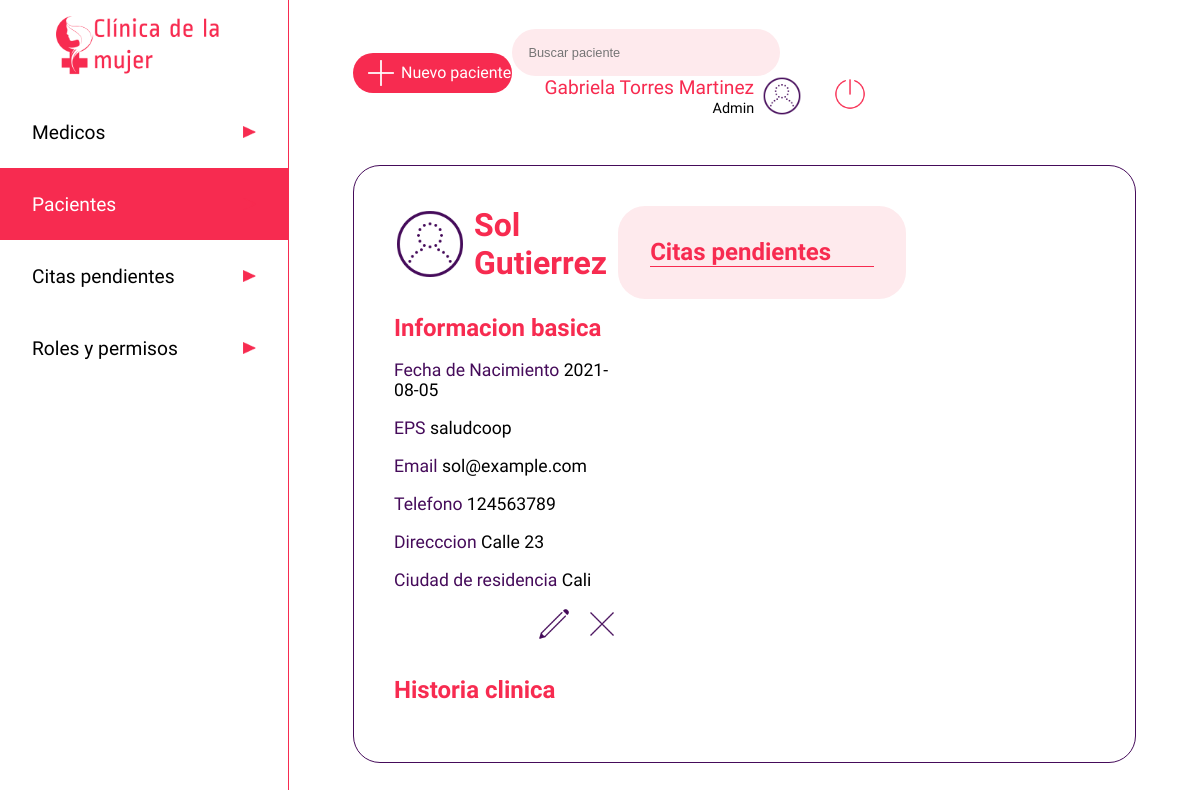
Page /paciente/741258963 (signed in) on the earlier database version.
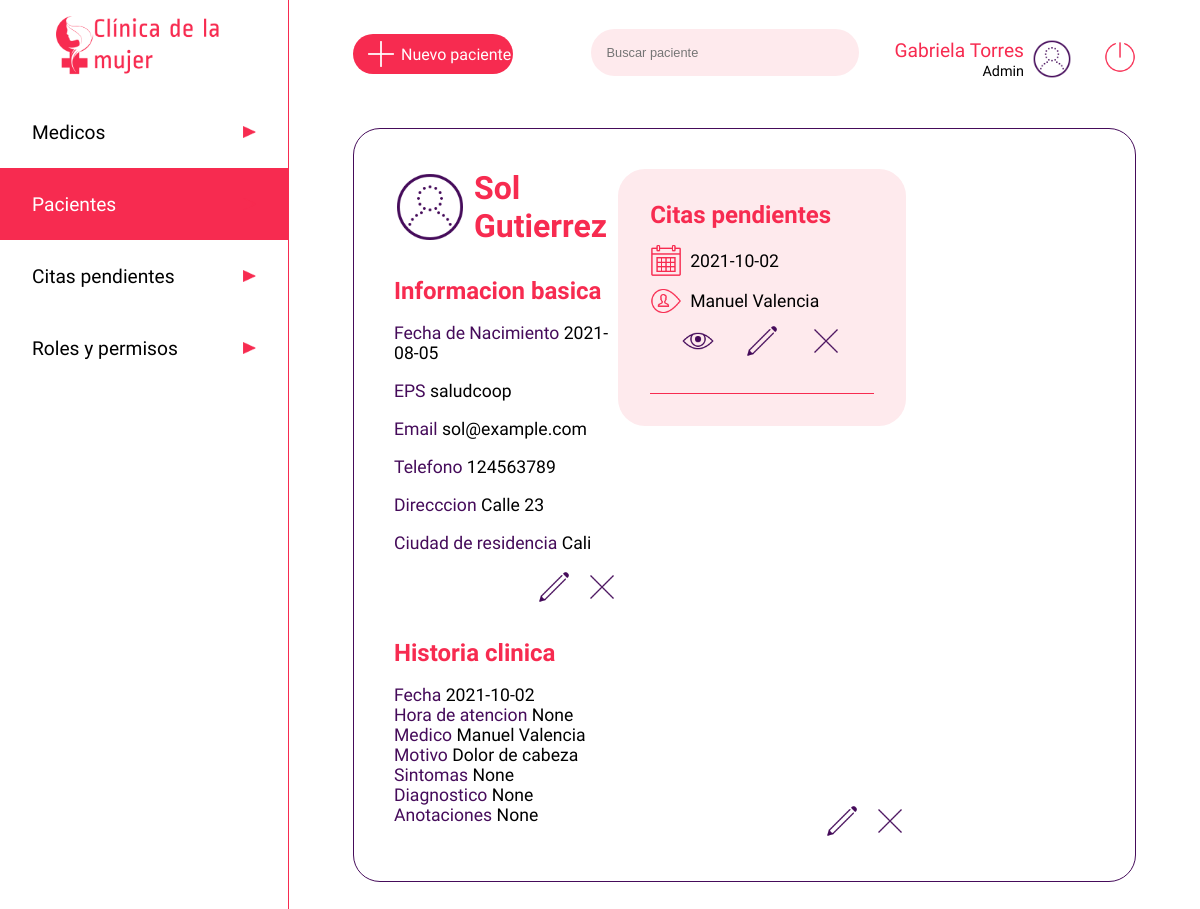
Same page on the later database version.
### app.py (models this page shows, shortened)
class users(db.Model):
    __tablename__ = 'users'
    cedula = db.Column(db.Integer, primary_key=True)
    nombre=db.Column(db.String)
    apellido=db.Column(db.String)
    nacimiento=db.Column(db.String)
    eps=db.Column(db.String)
    email=db.Column(db.String, unique=True)
    telefono=db.Column(db.Integer)
    dir=db.Column(db.String)
    ciudad=db.Column(db.String)
    password=db.Column(db.String)
    rol =db.Column(db.String)
    especialidad = db.Column(db.String)
    estado = db.Column(db.Boolean)

class citas(db.Model):
    __tablename__ = 'citas'
    cita_id=db.Column(db.Integer, primary_key=True)
    medico_id = db.Column(db.Integer, nullable=False)
    paciente_id = db.Column(db.Integer, nullable=False)
    fecha = db.Column(db.String)
    motivo = db.Column(db.String(500))
    estado = db.Column(db.Boolean)
    hora_atencion = db.Column(db.String)
    sintomas = db.Column(db.String)
    diagnostico = db.Column(db.String)
    anotaciones = db.Column(db.String)
    calificacion = db.Column(db.Integer)
    calificacion_obs = db.Column(db.String)

### app.py (the view)
@app.route('/paciente/<user>', methods=['GET'])
def view_paciente(user):
    if 'usuarioIngresado' in session:
        paciente = users.query.filter_by(cedula=user).first()
        usuario = users.query.filter_by(cedula=int(session['usuarioIngresado'])).first()
        medicos = users.query.filter_by(rol='medico')
        citass = citas.query.filter_by(paciente_id=user).all()
        return render('userpaciente.html', data=paciente, row=usuario, listamedicos=medicos,  cita=citass)
    else:
        return render('acceso-denegado.html')

### templates/userpaciente.html (shortened to what this page needs)
<!DOCTYPE html>
<html lang="es">
<head>
    <link rel="stylesheet" type="text/css" href="{{ url_for('static', filename='css/users.css')}}">
</head>
<body>
    <header class="header">
        <a href="/dashboard" type="button" class="btn"><img src="{{ url_for('static', filename='images/iconoclinica.png')}}" class="logo" alt="Clinica de la mujer"></a>
        <nav>
            <ul class="menu">
                <li class="menuitems"><a href="/medico" class="menulink"><span>Medicos</span><img src="{{ url_for('static', filename='images/triangulo.png')}}"  class="flecha" alt=""></a></li>
                <li class="menuitems"><a href="/paciente" class="menuselect"><span>Pacientes</span><img src="{{ url_for('static', filename='images/triangulo.png')}}"  class="flecha" alt=""></a></li>
                <li class="menuitems"><a href="/listado-citas" class="menulink"><span>Citas pendientes</span><img src="{{ url_for('static', filename='images/triangulo.png')}}"  class="flecha" alt=""></a></li>
                <li class="menuitems"><a href="/roles" class="menulink"><span>Roles y permisos</span><img src="{{ url_for('static', filename='images/triangulo.png')}}"  class="flecha" alt=""></a></li>
            </ul>
        </nav>
    </header>
    <main class="main">
        <div class="searchuser">
            <a href="/registro" class="newuser"><img src="{{ url_for('static', filename='images/plus_math_100px.png')}}" class="profile" alt="+"><span>Nuevo paciente</span></a>
            <div>
                <input type="search" class="search" placeholder="Buscar paciente">
                <div class="perfil">
                    <div>
                        <span class="nameuser">{{ row ['nombre'] }} {{ row ['apellido'] }}</span><br>
                        <span class="roluser">Admin</span>
                    </div>
                    <img src="{{ url_for('static', filename='images/test_account_100px.png')}}" class="profile" alt="">
                    <a href="/logout" type="button" class="btn"><img src="{{ url_for('static', filename='images/off.png')}}" class="logout" alt="Cerrar sesion"></a>
                </div>
            </div>
        </div>
        <div class="cuerpo">
            <div class="pacienteperfil">
                <div class="perfilcitas">
                    <div class="contenedorperfil">
                        <div class="userperf">
                            <img src="{{ url_for('static', filename='images/test_account_100px.png')}}" class="userper" alt="">
                            <h1 class="username">{{data.nombre}} {{data.apellido}}</h1>
                        </div>
                        <div class="userinfo">
                            <h2 class="infotitle">Informacion basica</h2><br>
                            <span style="color:#450B5A">Fecha de Nacimiento </span><span style="color:#000000">{{data.nacimiento}}</span> <br><br>
                            <span style="color:#450B5A">EPS </span><span style="color:#000000">{{data.eps}}</span> <br><br>
                            <span style="color:#450B5A">Email </span><span style="color:#000000">{{data.email}}</span><br><br>
                            <span style="color:#450B5A">Telefono </span><span style="color:#000000">{{data.telefono}}</span> <br><br>
                            <span style="color:#450B5A">Direcccion </span><span style="color:#000000">{{data.dir}}</span> <br><br>
                            <span style="color:#450B5A">Ciudad de residencia </span><span style="color:#000000">{{data.ciudad}}</span> <br><br>
                            <div class="contenedordbtn">
                                <a href="/paciente/{{data.cedula}}/editar"><img src="{{ url_for('static', filename='images/edit_100px.png')}}" class="btned" alt=""></a>
                                <a href="/paciente/{{data.cedula}}/editar"><img src="{{ url_for('static', filename='images/delete_100px.png')}}" class="btned" alt=""></a>
                            </div>
                        </div>
                    </div>
                    <div class="contenedorcitas">
                        <h2 class="infotitle">Citas pendientes</h1>
                            {% for c in cita %}
                            <div class="infocita">
                                <div class="diahora">
                                    <img src="{{ url_for('static', filename='images/calendar_100px.png')}}" class="calendarwatch" alt=""><span>{{ c.fecha }}</span>
                                </div>
                                <div class="diahora">
                                    <img src="{{ url_for('static', filename='images/username_100px.png')}}" class="calendarwatch" alt="">
                                    {% for l in listamedicos %}
                                        {% if c.medico_id == l.cedula %}
                                            <span>{{l.nombre}} {{l.apellido}}</span>
                                        {% endif %}
                                    {% endfor %}
                                </div>
                                <div class="contenedortbtn">
                                    <a href="/listado-citas/{{ c.cita_id }}"><img src="{{ url_for('static', filename='images/eye_100px.png')}}" class="btned" alt=""></a>
                                    <a href="/listado-citas/{{ c.cita_id }}/editar"><img src="{{ url_for('static', filename='images/edit_100px.png')}}" class="btned" alt=""></a>
                                    <a href="/listado-citas/{{ c.cita_id }}/eliminar"><img src="{{ url_for('static', filename='images/delete_100px.png')}}" class="btned" alt=""></a>
                                </div>
                            </div>
                            {% endfor %}
                        <hr color="#F72B50" size="0.5rem">
                    </div>
                </div>
                <div class="userhistoria">
                    <h2 class="infotitle">Historia clinica</h2><br>
                    {% for c in cita %}
                    {% if c.estado == 1%}
                    <div class="detallehistoria">
                        <span style="color:#450B5A">Fecha </span><span>{{c.fecha}}</span> <br>
                        <span style="color:#450B5A">Hora de atencion </span><span>{{c.hora_atencion}}</span> <br>
                        <span style="color:#450B5A">Medico </span>
                        <span>
                            {% for l in listamedicos %}
                            {% if c.medico_id == l.cedula %}
                                <span>{{l.nombre}} {{l.apellido}}</span>
                            {% endif %}
                            {% endfor %}
                        </span> <br>
                        <span style="color:#450B5A">Motivo </span><span>{{c.motivo}}</span> <br>
                        <span style="color:#450B5A">Sintomas </span><span>{{c.sintomas}}</span> <br>
                        <span style="color:#450B5A">Diagnostico </span><span>{{c.diagnostico}}</span> <br>
                        <span style="color:#450B5A">Anotaciones </span><span>{{c.anotaciones}}</span>
                        <div class="contenedordbtn">
                            <a href="/historia-clinica/paciente/editar"><img src="{{ url_for('static', filename='images/edit_100px.png')}}" class="btned" alt=""></a>
                            <a href="/historia-clinica/paciente/eliminar"><img src="{{ url_for('static', filename='images/delete_100px.png')}}" class="btned" alt=""></a>
                        </div>
                    </div>
                    {% endif %}
                    {% endfor %}
                </div>
            </div>
    </main>
</body>
</html>

### static/css/users.css (style rules this page uses)
* { padding: 0; margin: 0; }
.btned { width: 2rem; }
body { display: flex; }
.calendarwatch { height: 2rem; }
.contenedordbtn { display: flex; justify-content: space-between; width: 5rem; float: right; }
.contenedortbtn { display: flex; justify-content: space-between; width: 10rem; margin: auto; padding-bottom: 1rem; }
.contenedorperfil { width: 45%; }
.logout { height: 2rem; margin-left: 2rem; }
.contenedorcitas { height: 100%; width: 45%; background-color: #FEEAED; border-radius: 1.6875rem; padding: 2rem; }
.cuerpo { display: flex; margin-top: 3rem; border: 0.1rem solid #450B5A; border-radius: 1.6875rem; padding: 2.5rem; justify-content: space-between; align-items: center; }
.diahora { margin-top: 0.5rem; margin-bottom: 0.5rem; width: 100%; display: flex; align-items: center; }
.detallehistoria span { font-family: 'Average Sans', sans-serif; font-size: 1.1rem; }
.diahora span { margin-left: 0.5rem; }
.flecha { width: 0.8rem; height: 0.8rem; }
.perfil { display: inline-flex; align-items: center; text-align: right; margin-left: 2rem; justify-content: flex-end; }
.header { margin:0; display: inline-block; width: 18rem; height: 100vh; justify-content: center; }
.infocita { font-family: 'Average Sans', sans-serif; font-size: 1.1rem; margin-top: 1rem; margin-bottom: 1rem; justify-content: center; }
.infotitle { font-size: 1.5rem; font-family: 'Ropa Sans', sans-serif; color: #F72B50; }
.logo { display: block; height: 4rem; margin: auto; padding: 1rem; }
.main { width: calc(100% - 18rem); padding: 1.8rem 4rem; border-left: 0.1rem solid #F72B50; }
.menu { font-family: 'Average Sans', sans-serif; list-style: none; color: black; }
.menulink { display: inline-flex; font-size: 1.2rem; width: 14rem; height: 1.5rem; padding: 1.5rem 2rem; text-decoration: none; color: black; background-color: white; justify-content: space-between; align-items: center; margin: 0; }
.menuselect { display: inline-flex; font-size: 1.2rem; width: 14rem; height: 1.5rem; padding: 1.5rem 2rem; text-decoration: none; color: black; background-color: #F72B50; color: white; justify-content: space-between; align-items: center; margin: 0; }
.nameuser { font-family: 'Ropa Sans', sans-serif; font-size: 1.2rem; color: #F72B50; }
.newuser { display: flex; width: 10rem; background: #F72B50; color: white; font-size: 1rem; font-family: 'Average Sans', sans-serif; border-radius: 1.6875rem; align-items: center; text-decoration: none; }
.roluser { font-family: 'Ropa Sans', sans-serif; font-size: 0.9rem; }
.pacienteperfil { display: flex; flex-direction: column; }
.perfilcitas { display: flex; }
.profile { height: 2.5rem; margin-left: 0.5rem; }
.search { width: 16.75rem; padding: 1rem; background: #FEEAED; border: none; font-size: 0.8rem; color: black; border-radius: 1.6875rem; outline: none; }
.searchuser { display: flex; align-items: center; justify-content: space-between; }
.username { margin-left: 0.5rem; font-size: 2rem; font-family: 'Ropa Sans', sans-serif; }
.userinfo { margin-top: 2rem; }
.userinfo span { font-family: 'Average Sans', sans-serif; font-size: 1.1rem; width: 100%; }
.userper { height: 4.5rem; }
.userperf { display: flex; color: #F72B50; align-items: center; }
.userhistoria { margin-top: 2rem; }

Differences in the rows shown:
changed users "Gabriela": apellido "Torres Martinez" → "Torres"
added citas: fecha "2021-10-02", hora_atencion "None", motivo "Dolor de cabeza", sintomas "None", diagnostico "None", anotaciones "None", estado True (drawn)
now on this page (row unchanged): users: nombre "Manuel", apellido "Valencia"
